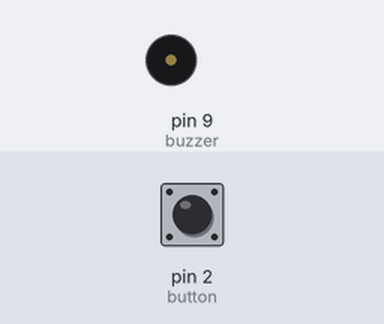
Bench run of a sketch on a simulated Arduino Uno, built with avr-gcc and run on an emulated ATmega328P. On the bench: buzzer (waves = sounding). Inputs (shaded band) come from the test bench; at power-on: pin 2 (button) HIGH.

Above: at 1.2 s.
1.3 s: pin 2 (button) pulled LOW for 0.15 s
At 2.7 s:
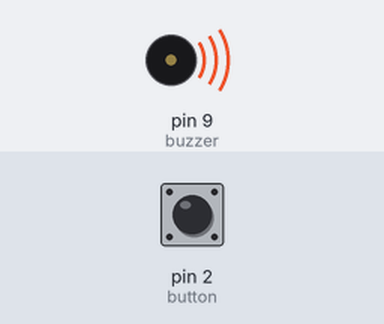
Timing chart, 0 to 10.4 s (numbered marks = the images above; inputs shaded):
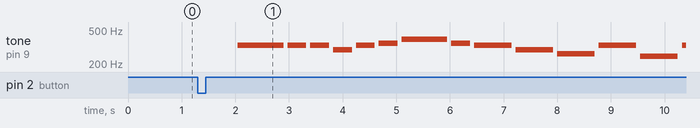

Measured:
- after the input at 1.3 s, tone on pin 9 (buzzer): plays 330 Hz for 0.85 s, 330 Hz for 0.35 s, 330 Hz for 0.35 s, 294 Hz for 0.35 s, 330 Hz for 0.35 s, 349 Hz for 0.35 s … (14 notes in this stretch), starting after 0.75 s

The sketch:

melody.ino
```cpp
int buzzer = 9;
int button = 2;

// ноти та їх частоти
int frq[] = {262, 277, 294, 311, 330, 349, 370, 392, 415, 440, 466, 494, 523,
             554, 587, 622, 659, 698, 740, 0, 247, 233, 220, 208, 196, 185, 174};

int f0=frq[26], f_dies0=frq[25],
    g0=frq[24], g_dies0=frq[23],
    a0=frq[22], a_dies0=frq[21],
    h0=frq[20],
    c=frq[0], c_dies=frq[1],
    d=frq[2], d_dies=frq[3],
    e=frq[4],
    f=frq[5], f_dies=frq[6],
    g=frq[7], g_dies=frq[8],
    a=frq[9], a_dies=frq[10],
    h=frq[11],
    c2=frq[12], c_dies2=frq[13],
    d2=frq[14], d_dies2=frq[15],
    e2=frq[16],
    f2=frq[17], f_dies2=frq[18],
    nul=frq[19];

// тривалість нот
int SEMIB  = 700; // semibreve - ціла нота
int HALF = 350;    // half-note - половинна нота
int QUART = 175;   // quarter note - четвертинна нота

int POINT = 150;

int PAUSE = 0;

int count = 0;

// мелодії
int sword_areas[] = {c,SEMIB, c,SEMIB, c,HALF, d,HALF, d_dies,HALF,
                    c,HALF, d,SEMIB, d,SEMIB, d,SEMIB, d,HALF, d_dies,HALF,
                    f,SEMIB, f,SEMIB, f,HALF, d_dies,HALF, d,HALF,
                    c,HALF, d_dies,SEMIB, c,SEMIB, c,SEMIB};

int star_wars[] = {g,SEMIB, g,SEMIB, g,SEMIB, d_dies,HALF+POINT, a_dies,QUART,
                   g,SEMIB, d_dies,HALF+POINT, a_dies,QUART, g,SEMIB, nul,PAUSE+SEMIB,
                   d2,SEMIB, d2,SEMIB, d2,SEMIB, d_dies2,HALF+POINT, a_dies,QUART,
                   f_dies,SEMIB, d_dies,HALF+POINT, a_dies,QUART, g,SEMIB, nul,PAUSE+SEMIB,};

int slaven[] = {e,SEMIB+POINT, e,HALF,  e,HALF,  d,HALF,  e,HALF,  f,HALF, g,SEMIB+POINT,
                f,HALF, e,SEMIB, d,SEMIB, c,SEMIB, e,SEMIB, h0,SEMIB, e,SEMIB,
                a0,HALF, g_dies0,HALF, a0,HALF, h0,HALF, c,SEMIB, d,SEMIB,
                e,SEMIB+POINT, e,HALF,  e,HALF,  d,HALF,  e,HALF,  f,HALF, g,SEMIB+POINT,
                f,HALF, e,SEMIB, d,SEMIB, c,SEMIB, a0,SEMIB, e,SEMIB, g_dies0,SEMIB,
                a0,SEMIB+SEMIB, a0,SEMIB};

void setup() {
  pinMode(buzzer, OUTPUT);
  Serial.begin(9600);
  pinMode(button, INPUT);
}

void loop() {
  if (digitalRead(button) == LOW){
    if (count == 0)
      play(slaven, sizeof(slaven)/2);
    else if (count == 1)
      play(sword_areas, sizeof(sword_areas)/2);
    else if (count == 2)
      play(star_wars, sizeof(star_wars)/2);
    count++;
  }

}

void play(int*melody, int len){
  delay(750);
  for (int i = 0; i < len; i++){
    tone(buzzer, melody[i]);
    delay(melody[++i]);
    noTone(buzzer);
    delay(75);
    if (digitalRead(button) == LOW)
      break;
  }
}
```
